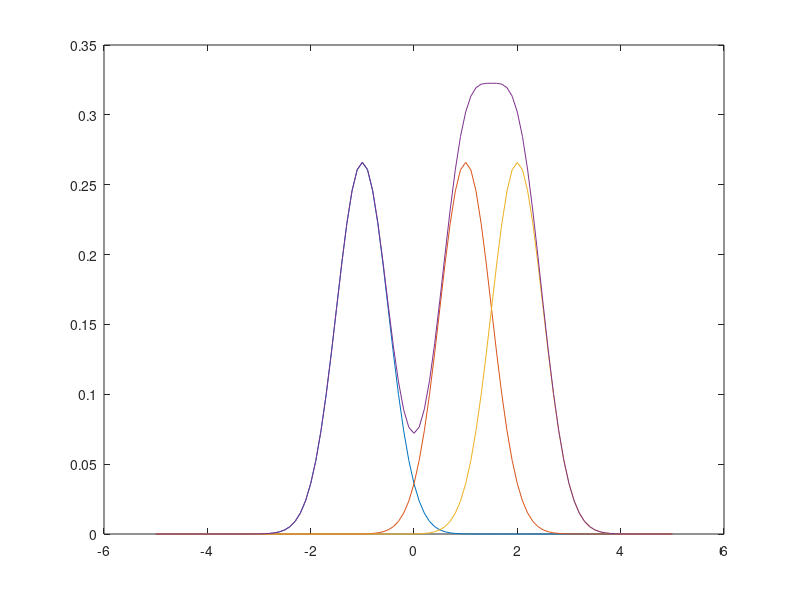

The MATLAB script that drew this image:
clear;clc;

x1=-1;
x2=1;
x3=2;
x=-5:.1:5;h=.5;
k1=normpdf((x-x1)/h)/(3*h);
k2=normpdf((x-x2)/h)/(3*h);
k3=normpdf((x-x3)/h)/(3*h);
plot(x,[k1;k2;k3;k1+k2+k3])